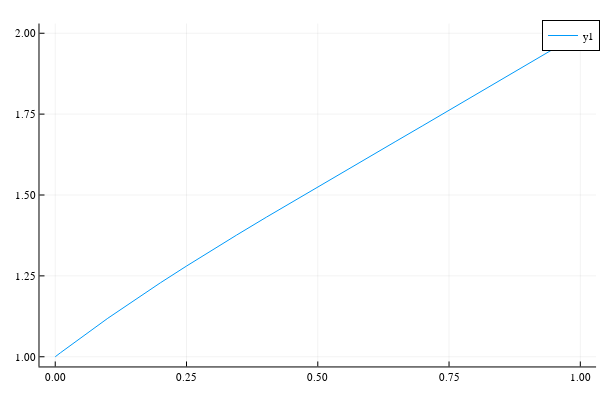

Notebook code for this chart:
### Code cell
# Nacrtajmo rješenje
plot(u,0,1)

### Figure 1 — Plotly figure (JSON) as saved in the notebook; plotly's stock layout.template omitted (floating-point values rounded to 4 significant figures)
{"data": [{"colorbar": {"title": ""}, "legendgroup": "y1", "line": {"color": "rgba(0, 154, 250, 1.000)", "dash": "solid", "shape": "linear", "width": 1}, "mode": "lines", "name": "y1", "showlegend": true, "type": "scatter", "x": [0, 0.009766, 0.1001, 0.1543, 0.2002, 0.2501, 0.296, 0.3453, 0.4023, 0.4531, 0.4975, 0.546, 0.5948, 0.6487, 0.7001, 0.7534, 0.7983, 0.8532, 0.9047, 0.9873, 1], "xaxis": "x", "y": [1, 1.012, 1.119, 1.179, 1.229, 1.28, 1.327, 1.376, 1.432, 1.48, 1.523, 1.569, 1.615, 1.666, 1.714, 1.765, 1.808, 1.86, 1.909, 1.988, 2], "yaxis": "y", "zmax": null, "zmin": null}], "layout": {"annotations": [], "height": 400, "legend": {"bgcolor": "rgba(255, 255, 255, 1.000)", "bordercolor": "rgba(0, 0, 0, 1.000)", "borderwidth": 1, "font": {"color": "rgba(0, 0, 0, 1.000)", "family": "sans-serif", "size": 11}, "title": {"font": {"color": "rgba(0, 0, 0, 1.000)", "family": "sans-serif", "size": 15}, "text": ""}, "tracegroupgap": 0, "traceorder": "normal", "x": 1, "xanchor": "auto", "y": 1, "yanchor": "auto"}, "margin": {"b": 20, "l": 0, "r": 0, "t": 20}, "paper_bgcolor": "rgba(255, 255, 255, 1.000)", "plot_bgcolor": "rgba(255, 255, 255, 1.000)", "showlegend": true, "width": 600, "xaxis": {"anchor": "y", "domain": [0.06582, 0.9934], "gridcolor": "rgba(0, 0, 0, 0.100)", "gridwidth": 0.5, "linecolor": "rgba(0, 0, 0, 1.000)", "mirror": false, "range": [-0.03, 1.03], "showgrid": true, "showline": true, "showticklabels": true, "tickangle": 0, "tickcolor": "rgb(0, 0, 0)", "tickfont": {"color": "rgba(0, 0, 0, 1.000)", "family": "sans-serif", "size": 11}, "tickmode": "array", "ticks": "inside", "ticktext": ["0.00", "0.25", "0.50", "0.75", "1.00"], "tickvals": [0, 0.25, 0.5, 0.75, 1], "title": "", "titlefont": {"color": "rgba(0, 0, 0, 1.000)", "family": "sans-serif", "size": 15}, "type": "-", "visible": true, "zeroline": false, "zerolinecolor": "rgba(0, 0, 0, 1.000)"}, "yaxis": {"anchor": "x", "domain": [0.03762, 0.9902], "gridcolor": "rgba(0, 0, 0, 0.100)", "gridwidth": 0.5, "linecolor": "rgba(0, 0, 0, 1.000)", "mirror": false, "range": [0.97, 2.03], "showgrid": true, "showline": true, "showticklabels": true, "tickangle": 0, "tickcolor": "rgb(0, 0, 0)", "tickfont": {"color": "rgba(0, 0, 0, 1.000)", "family": "sans-serif", "size": 11}, "tickmode": "array", "ticks": "inside", "ticktext": ["1.00", "1.25", "1.50", "1.75", "2.00"], "tickvals": [1, 1.25, 1.5, 1.75, 2], "title": "", "titlefont": {"color": "rgba(0, 0, 0, 1.000)", "family": "sans-serif", "size": 15}, "type": "-", "visible": true, "zeroline": false, "zerolinecolor": "rgba(0, 0, 0, 1.000)"}}}
